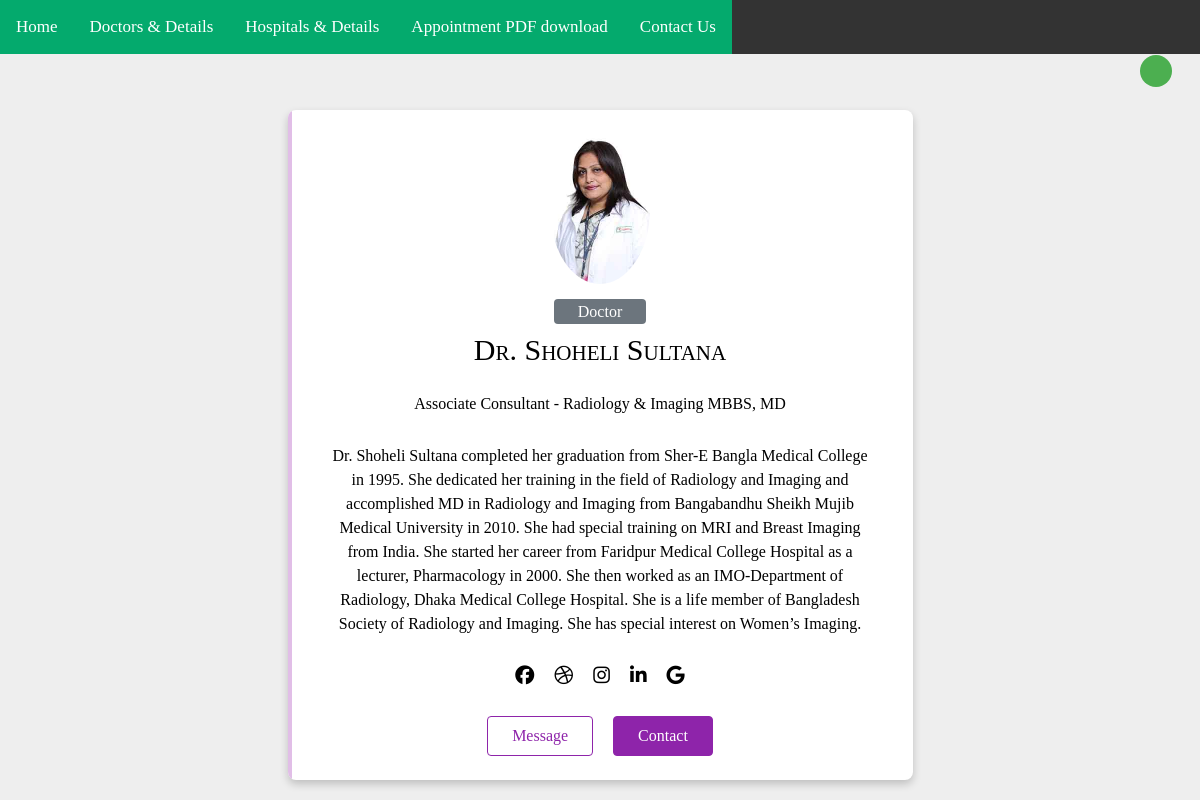
/articles/ShoheliSultana/, run on an earlier commit of the app's database.
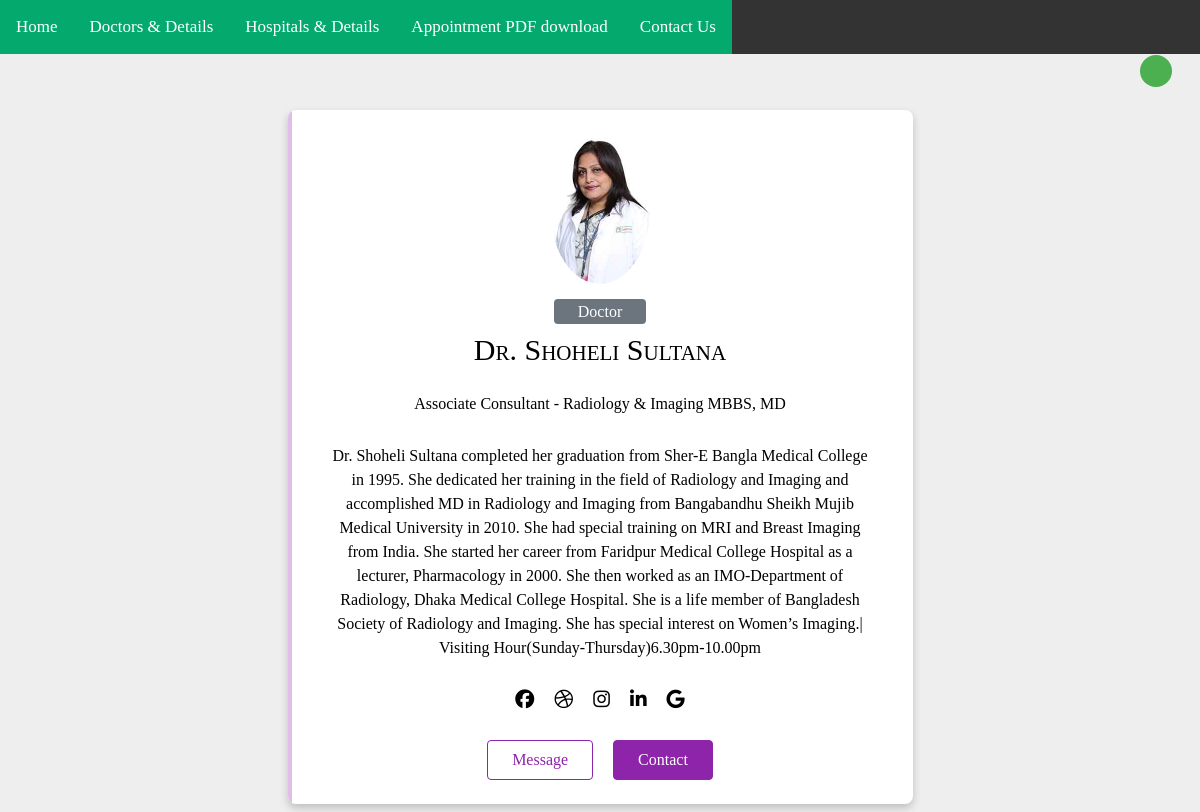
And on a later commit of the database.
### articles/models.py (models this page shows, shortened)
class Article(models.Model):
    title = models.CharField(max_length=100)
    sluge = models.SlugField()
    experties = models.TextField()
    body = models.TextField()
    date = models.DateTimeField(auto_now_add=True)
    picture = models.ImageField(default="default.png",blank=True)

### articles/views.py (the view)
# urls.py: url(r'^(?P<slug>[\w-]+)/$', views.article_detail, name="detail"),
def article_detail(request, slug):
    article = Article.objects.get(sluge=slug)
    return render(request, 'articles/article_detail.html', {'article': article})

### articles/templates/articles/article_detail.html (shortened to what this page needs)
{% extends 'base_layout.html' %}
{% block content %}
<head>
                                <link href='https://cdn.jsdelivr.net/npm/bootstrap@5.0.0-beta1/dist/css/bootstrap.min.css' rel='stylesheet'>
                                <link href='https://cdnjs.cloudflare.com/ajax/libs/font-awesome/4.7.0/css/font-awesome.min.css' rel='stylesheet'>
    </head>
 <body oncontextmenu='return false' class='snippet-body'>
                                <div class="container mt-5">
    <div class="row d-flex justify-content-center">
        <div class="col-md-7">
            <div class="card p-3 py-4">
                <div class="text-center"> <img src="{{article.picture.url}}" width="100" class="rounded-circle"> </div>
                <div class="text-center mt-3"> <span class="bg-secondary p-1 px-4 rounded text-white">Doctor</span>
                    <h5 class="mt-2 mb-0 name">{{article.title}}</h5><br> <span>{{article.experties}}</span>
                    <div class="px-4 mt-1">
                        <p class="fonts"><br>{{article.body}} </p>
                    </div>
                    <ul class="social-list">
                        <li><i class="fa fa-facebook"></i></li>
                        <li><i class="fa fa-dribbble"></i></li>
                        <li><i class="fa fa-instagram"></i></li>
                        <li><i class="fa fa-linkedin"></i></li>
                        <li><i class="fa fa-google"></i></li>
                    </ul>
                    <div class="buttons"> <button class="btn btn-outline-primary px-4">Message</button> <button class="btn btn-primary px-4 ms-3">Contact</button> </div>
                </div>
            </div>
        </div>
    </div>
</div>
 </body>
{% endblock %}

What changed in the data, as far as the page shows it:
changed Article "Dr. Shoheli Sultana": body "…special interest on Women’s Imaging." → "…special interest on Women’s Imaging.| Visiting Hour(Sunday-Thursday)6.30pm-10.00pm"
